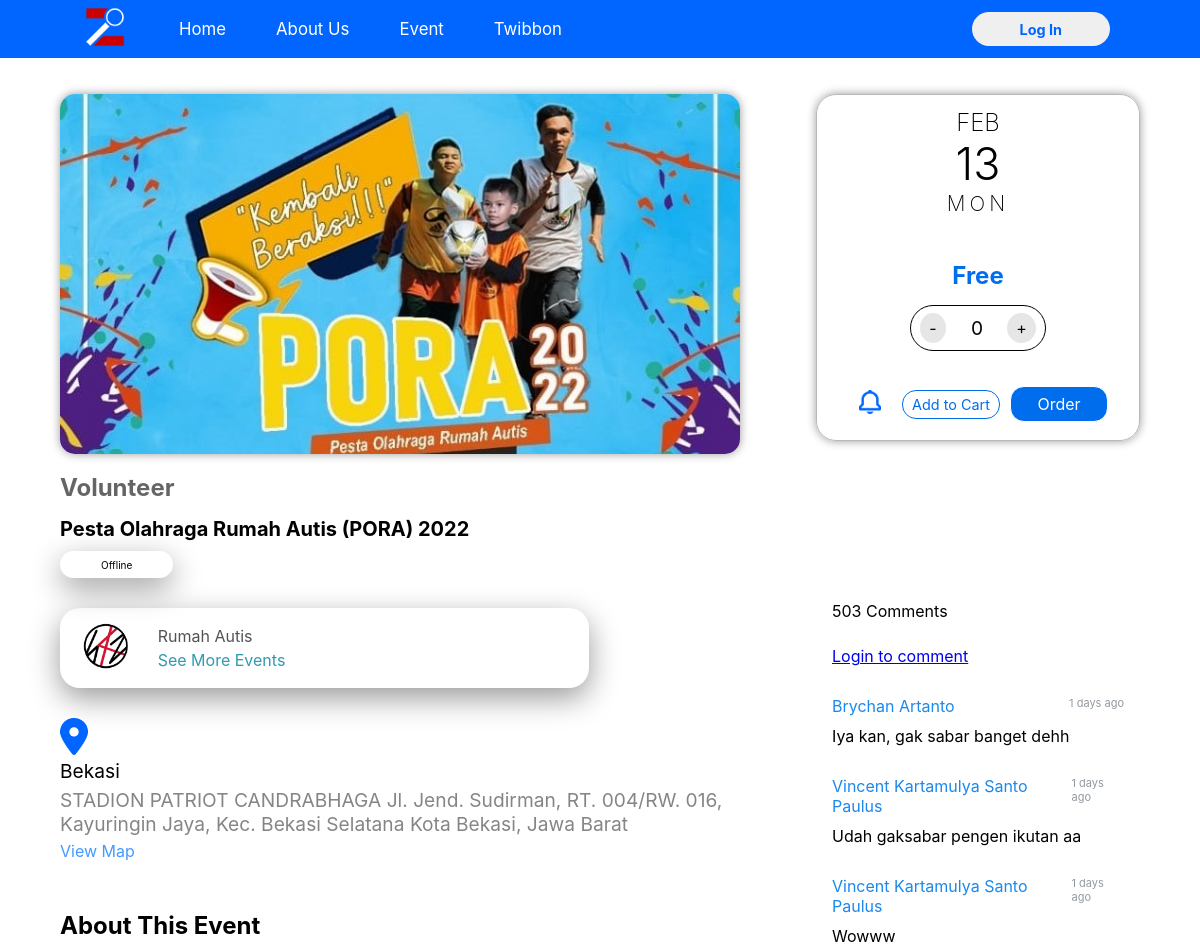
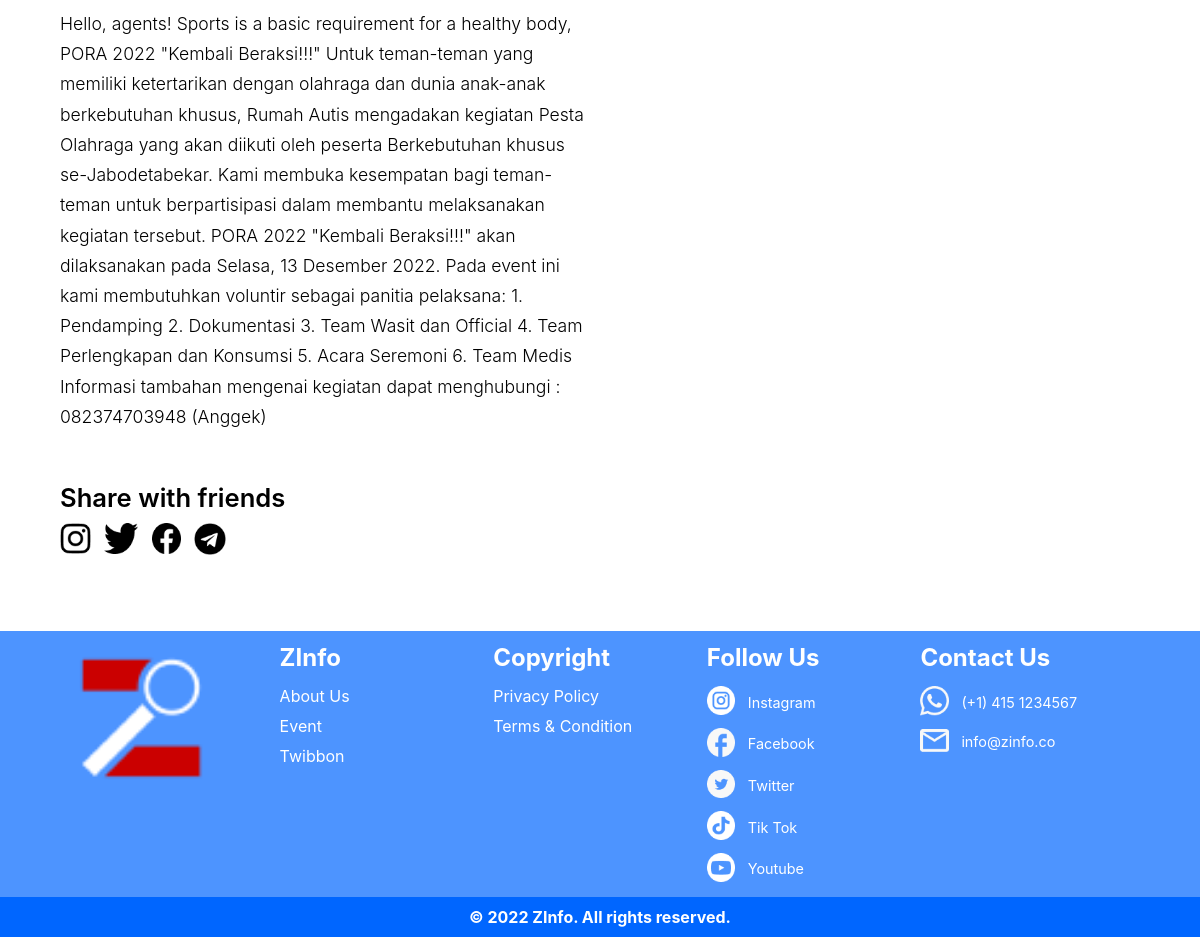
The app's page /detailevent.php?eventID=5 with its own data (2 pictures, top to bottom).
### tables this page shows
CREATE TABLE `event` (
  `EventID` int(11) NOT NULL,
  `KategoriID` int(11) NOT NULL,
  `Nama` varchar(200) NOT NULL,
  `Deskripsi` mediumtext NOT NULL,
  `GambarPoster` varchar(100) DEFAULT NULL,
  `Harga` int(11) NOT NULL,
  `Tanggal` date NOT NULL,
  `Lokasi` varchar(200) NOT NULL,
  `Alamat` varchar(200) NOT NULL,
  `JenisPert` varchar(10) NOT NULL,
  `sisaTicket` int(11) DEFAULT 50,
  `Twibbon` varchar(100) DEFAULT NULL,
  `NamaOrganizer` varchar(200) NOT NULL,
  `Instagram` varchar(100) NOT NULL,
  `Email` varchar(100) DEFAULT NULL,
  `logo` varchar(100) DEFAULT NULL
);

CREATE TABLE `kategori` (
  `KategoriID` int(11) NOT NULL,
  `Kategori` varchar(15) NOT NULL
);

CREATE TABLE `comment` (
  `CommentID` int(11) NOT NULL,
  `EventID` int(11) NOT NULL,
  `UserID` int(11) NOT NULL,
  `comment` text NOT NULL,
  `date` date NOT NULL
);

CREATE TABLE `user` (
  `UserID` int(11) NOT NULL,
  `Nama` varchar(200) NOT NULL,
  `Email` varchar(100) NOT NULL,
  `Password` varchar(100) NOT NULL,
  `TanggalLahir` date DEFAULT NULL,
  `JenisKelamin` char(6) DEFAULT NULL,
  `NoTelp` varchar(12) NOT NULL
);

### detailevent.php (the view, shortened to what this page needs)
<!DOCTYPE html>
<html lang="en">
<head>
    <link rel="stylesheet" href="css/detailevent.css">
</head>
<body>
    <?php
        include "DBconn.php";
        $EventID = $_GET["eventID"];
        $eventdetail = mysqli_query($conn, "SELECT * FROM `event` e JOIN kategori k ON e.KategoriID = k.KategoriID  WHERE EventID = $EventID");
        $detailed = mysqli_fetch_assoc($eventdetail);
    ?>
    <?php include "navbar.php" ?>
    <?php
        $query = "SELECT * FROM comment c JOIN event e ON e.EventID = c.EventID
                JOIN user u ON u.UserID = c.UserID where e.EventID = '$EventID' ORDER BY CommentID DESC";
        $comments = mysqli_query($conn, $query) or die(mysqli_error($conn));
    ?>
    <div id="detail-event">
        <div id="detail-event-left">
            <div>
                <img src="Asset/poster/<?= $detailed['GambarPoster'] ?>" alt="">
            </div>
            <h2 id="event-category"><?= $detailed['Kategori'] ?></h2>
            <h1 id="event-name"><?= $detailed['Nama'] ?></h1>
            <div>
                <p id="event-type">
                    <?= $detailed['JenisPert'] ?>
                </p>
            </div>
            <div id="event-organizer">
                <div>
                    <img src="Asset/event-logo.png" alt="">
                </div>
                <div>
                    <div id="organizer-name">
                        <?= $detailed['NamaOrganizer'] ?>
                    </div>
                    <div id="more-event">
                        <a href="">See More Events</a>
                    </div>
                </div>
            </div>
            <div id="event-location">
                <div>
                    <img src="Asset/location-blue.png" alt="">
                </div>
                <div>
                    <div id="event-location-1">
                        <?= $detailed['Lokasi'] ?>
                    </div>
                    <div id="event-location-2">
                        <?= $detailed['Alamat'] ?>
                    </div>
                    <div>
                        <a href="">View Map</a>
                    </div>
                </div>
            </div>
            <div id="about-event">
                <h2>About This Event</h2>
                <div>
                    <?= $detailed['Deskripsi'] ?>
                </div>
            </div>
            <div id="share-event">
                <div>
                    Share with friends
                </div>
                <div id="share-event-logo">
                    <div>
                        <img src="Asset/black-ig.png" alt="">
                    </div>
                    <div>
                        <img src="Asset/black-twitter.png" alt="">
                    </div>
                    <div>
                        <img src="Asset/black-fb.png" alt="">
                    </div>
                    <div>
                        <img src="Asset/black-tele.png" alt="">
                    </div>
                </div>
            </div>
        </div>
        <div id="detail-event-right">
            <div id="detail-event-right-child">
                <div id="detail-event-right-1">
                    <?php
                        $orgDate = $detailed["Tanggal"];
                        $newDateMonth = date("M", strtotime($orgDate));
                        $newDateDay = date("D", strtotime($orgDate));
                        $newDateDate = date("d", strtotime($orgDate));
                    ?>
                    <div id="event-date">
                        <div id="eventMonth">
                            <?= $newDateMonth ?>
                        </div>
                        <div id="eventDate">
                            <?= $newDateDate ?>
                        </div>
                        <div id="eventDay">
                            <?= $newDateDay ?>
                        </div>
                    </div>
                </div>
                <form action="payment.php" method="POST" id="formOrder">
                <div id="detail-event-right-2">
                    <h2>
                        <?php
                            if($detailed["Harga"]!=0):
                                $hasil = "Rp " . number_format($detailed["Harga"],2,',','.');
                                echo $hasil;
                            else:
                        ?>
                            Free
                        <?php endif; ?>
                    </h2>
                    <div id="event-count">
                        <div>
                            <div id="minButton" onclick="reduceAmount()">-</div>
                        </div>
                        <div id="amount">
                            <input type="text" value="0" id="textAmount" name="qty">
                        </div>
                        <div>
                            <div id="addButton" onclick="addAmount()">+</div>
                        </div>
                    </div>
                </div>
                <div id="detail-event-right-3">
                    <div id="detail-event-right-3-1">
                        <?php if(!isset($_SESSION['login'])) : ?>
                            <img src="Asset/bell-blue.png" alt="" onclick="alert('Tolong login terlebih dahulu')">
                        <?php endif; ?>
                    </div>
                    <div id="detail-event-right-3-2">
                        <?php if(isset($_SESSION['login'])) : ?>
                        <div id="addtocart">
                            Add to Cart
                        </div>
                        <?php else : ?>
                        <div onclick="location.href='login.php'">
                            Add to Cart
                        </div>
                        <?php endif ?>
                    </div>
                    <div id="detail-event-right-3-3">
                    <?php if(isset($_SESSION['login'])) : ?>
                        <button id="directOrder" type="submit">
                            Order
                        </button>
                        <?php else : ?>
                        <div onclick="location.href='login.php'">
                            Order
                        </div>
                    <?php endif ?>
                    </div>
                </div>
                </form>
            </div>
            <div id="detail-event-right-child-2">
                <p>
                    503 Comments
                </p>
                <form action="detailevent.php?eventID=<?=$EventID?>" method="POST">
                    <div class="current-comment">
                        <?php
                            if(isset($_SESSION["login"])):
                                $UserID = $_SESSION["id"];
                                $profile = mysqli_query($conn, "SELECT * FROM `user` WHERE UserID = '$UserID'");
                                $profiles = mysqli_fetch_assoc($profile);
                        ?>
                            <p>
                                <?=$profiles['Nama']?>
                            </p>
                            <div class="input-comment">
                                <input type="text" name="comment" placeholder="Add a comment..." id="comment" onkeyup="sending()">
                                <button id="send">
                                    Send
                                </button>
                            </div>
                        <?php
                            else:
                        ?>
                            <p>
                                <a href="login.php">
                                    Login to comment
                                </a>
                            </p>
                        <?php
                            endif;
                        ?>
                    </div>
                </form>
                <?php
                    foreach($comments as $comment):
                ?>
                    <div class="comment-list">
                        <div class="name-date">
                            <p class="comment-name">
                                <?= $comment['Nama'] ?>
                            </p>
                            <p class="comment-date">
                                <?php
                                    $date = date("Y-m-d");
                                    $diff = abs(strtotime($date) - strtotime($comment['date']));
                                    echo ($diff)/60/60/24;
                                ?>
                                days ago
                            </p>
                        </div>
                        <p>
                            <?= $comment['comment'] ?>
                        </p>
                    </div>
                <?php
                    endforeach;
                ?>
            </div>
        </div>
    </div>
    <?php include "footer.php" ?>
</body>
</html>

### css/detailevent.css (style rules this page uses)
body { max-height: 100%; }
* { margin: 0; padding: 0; font-family: -apple-system, BlinkMacSystemFont, 'Segoe UI', Roboto, Oxygen, Ubuntu, Cantarell, 'Open Sans', 'Helvetica Neue', sans-serif; box-sizing: border-box; }
#detail-event { display: flex; flex-wrap: wrap; margin: 3% 5%; }
#detail-event #detail-event-left { flex: 70%; max-width: 70%; }
#detail-event #detail-event-right { flex: 30%; max-width: 30%; }
#detail-event-left > div > img { width: 90%; height: 30vw; object-fit: cover; box-shadow: 0px 0px 10px rgba(0,0,0, 40%); border-radius: 15px; }
#detail-event-left > h2 { margin-top: 15px; margin-bottom: 15px; }
#event-category { color: #656565; }
#event-type { border-radius: 50px; box-shadow: 0px 10px 30px rgba(0,0,0, 40%); width: 15%; padding: 1% 2%; text-align: center; margin-top: 10px; font-size: 10px; }
#event-name { font-size: 20px; }
#event-organizer { display: flex; flex-wrap: wrap; align-items: center; margin-top: 30px; width: 70%; box-shadow: 0px 10px 30px rgba(0,0,0, 40%); border-radius: 20px; padding: 2% 3%; }
#event-organizer > div > img { width: 60%; }
#event-date { text-transform: uppercase; text-align: center; }
#eventMonth { font-size: 1.5em; font-weight: 200; }
#eventDay { font-size: 1.3em; font-weight: 200; letter-spacing: 0.2em; }
#eventDate { font-size: 2.8em; font-weight: 300; }
#organizer-name { color: #535353; margin-bottom: 4px; }
#more-event a { text-decoration: none; color: #2F9AB1; }
#event-location { margin-top: 30px; display: flex; flex-wrap: wrap; }
#event-location > div > img { margin-right: 15px; }
#event-location a { text-decoration: none; color: #439AFF; }
#event-location-1 { margin-bottom: 5px; font-size: 1.2em; }
#event-location-2 { color: #858585; margin-bottom: 5px; font-size: 1.2em; }
#about-event { margin-top: 50px; }
#about-event > h2 { margin-bottom: 20px; }
#about-event > div { width: 70%; font-weight: 300; line-height: 0.8cm; font-size: 1.1em; }
#share-event { margin-top: 50px; }
#share-event-logo { display: flex; flex-wrap: wrap; }
#share-event > div { font-size: 1.6em; font-weight: 600; margin-bottom: 10px; }
#share-event-logo > div > img { width: 70%; }
#detail-event-right-child { padding: 4% 8%; border: 1px solid #B8B8B8; border-radius: 20px; box-shadow: 0px 0px 10px rgba(0,0,0, 40%); }
#detail-event-right-1 { display: flex; flex-wrap: wrap; justify-content: center; align-items: center; }
#detail-event-right-2 { margin-top: 45px; text-align: center; }
#detail-event-right-2 > h2 { color: #006DEC; font-size: 1.5em; }
#event-count { margin-top: 15px; display: flex; flex-wrap: wrap; align-items: center; justify-content: space-around; margin-right: 25%; margin-left: 25%; border: 1px solid black; border-radius: 30px; padding: 7px 0px; }
#event-count>div>input { border: none; text-align: center; width: 40%; font-size: 1.2em; }
#amount { width: 20%; }
#event-count #minButton,#addButton { border: none; border-radius: 50%; padding: 5px 9px; cursor: pointer; background-color: #E6E6E6; }
#detail-event-right-3 { display: flex; flex-wrap: wrap; align-items: center; text-align: center; margin-top: 30px; }
#detail-event-right-3 #detail-event-right-3-1 { flex: 20%; max-width: 20%; }
#detail-event-right-3 #detail-event-right-3-2 { flex: 40%; max-width: 40%; padding: 2%; }
#detail-event-right-3 #detail-event-right-3-3 { flex: 40%; max-width: 40%; padding: 2%; }
#detail-event-right-3-1 > img { width: 40%; }
#detail-event-right-3-2 > div { width: 100%; border: 1px solid #006DEC; border-radius: 14px; padding: 5% 3%; background-color: white; color: #006DEC; cursor: pointer; font-size: 0.9em; }
#detail-event-right-3-3 > div { width: 100%; border: 1px solid white; border-radius: 14px; padding: 7% 3%; background-color: #006DEC; color: white; cursor: pointer; }
#detail-event-right-child-2 { margin: 20vh 2vh; }
.current-comment { margin-top: 25px; }
.current-comment > p { color: #D85F4F; margin-bottom: 5px; }
.name-date { display: flex; justify-content: space-between; }
.comment-list { margin-top: 30px; }
.comment-name { margin-bottom: 10px; color: #1B88ED; }
.comment-date { font-size: 11px; color: #929AA0; }

### css/navbar.css (style rules this page uses)
* { box-sizing: border-box; margin: 0; padding: 0; }

### records on screen
event: GambarPoster (picture), KategoriID.Kategori "Volunteer", Nama "Pesta Olahraga Rumah Autis (PORA) 2022", JenisPert "Offline", NamaOrganizer "Rumah Autis", Lokasi "Bekasi", Alamat "STADION PATRIOT CANDRABHAGA Jl. Jend. Sudirman, RT. 004/RW. 016, Kayuringin Jaya, Kec. Bekasi Selatana Kota Bekasi, Jawa Barat", Deskripsi "Hello, agents! Sports is a basic requirement for a healthy body, PORA 2022 \"Kembali Beraksi!!!\" Untuk teman-teman yang memiliki ketertarikan dengan olahraga dan dunia anak-anak berkebutuhan khusus, Rumah Autis mengadakan kegiatan Pesta Olahraga yang akan diikuti oleh peserta Berkebutuhan khusus se-Jabodetabekar. Kami membuka kesempatan bagi teman-teman untuk berpartisipasi dalam membantu melaksanakan kegiatan tersebut. PORA 2022 \"Kembali Beraksi!!!\" akan dilaksanakan pada Selasa, 13 Desember 2022. Pada event ini kami membutuhkan voluntir sebagai panitia pelaksana: 1. Pendamping 2. Dokumentasi 3. Team Wasit dan Official 4. Team Perlengkapan dan Konsumsi 5. Acara Seremoni 6. Team Medis…"
comment: UserID.Nama "Brychan Artanto", comment "Iya kan, gak sabar banget dehh"
comment: UserID.Nama "Vincent Kartamulya Santo Paulus", comment "Udah gaksabar pengen ikutan aa"
comment: UserID.Nama "Vincent Kartamulya Santo Paulus", comment "Wowww"
